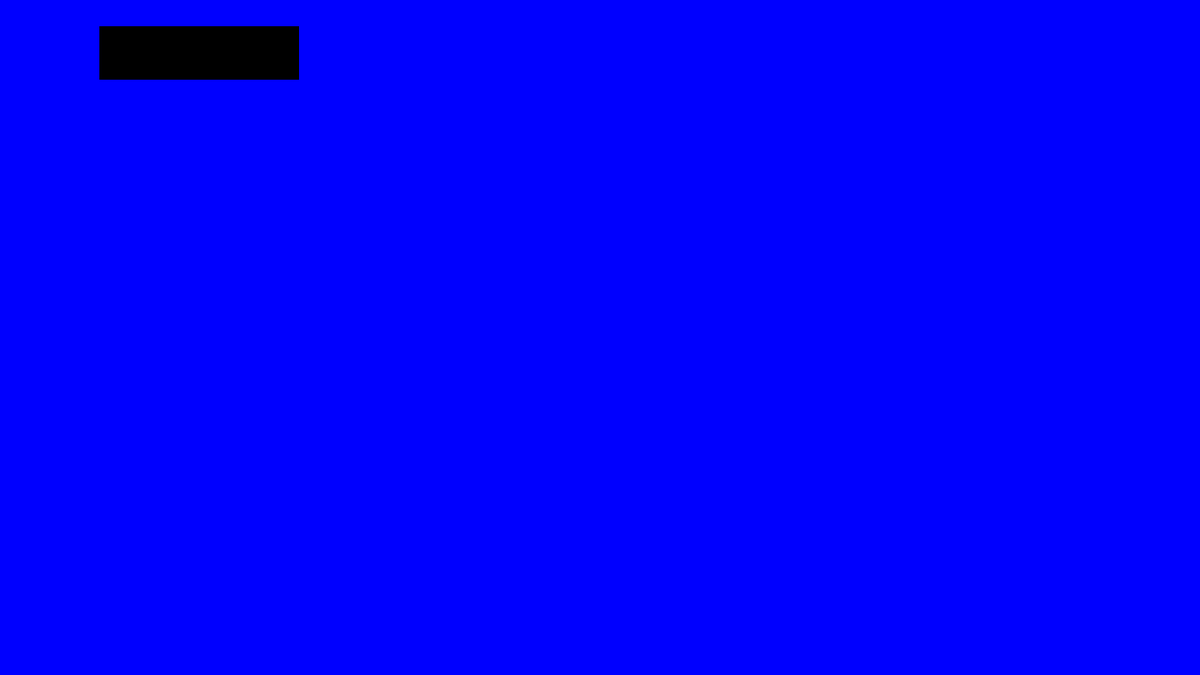
Frame 1 (no input)
Frame 60 (the mouse pressed at the canvas centre just before this capture): identical to frame 1, image omitted
Frame 120 (the mouse held since frame 60 and released just before this capture): identical to frame 1, image omitted

The Processing sketch that drew this single still picture (run headless with seeded random() and noise(); from frame 60 on, the mouse is pressed at the canvas centre):

// Processing sketch: gui
// ── gui.pde
void setup(){
  //fullScreen();
  size(1280,720 );  //width height
  background(0,0,255);
}

void draw(){
  fill(0,0,0);
 rect(width-(width-width/12),height - (height-height/25),width - (width-2*(width/12)) ,height - (height-2*(height/25))); 
 
 if ((mouseX > (width -(width-width/12))) && mouseX < (width - (width-3*(width/12))) && (mouseY > (height-(height - height/25))) && mouseY < height-(height-3*(height/25))){
   fill(255,0,0);
 rect(width-(width-width/12),height - (height-height/25),width - (width-2*(width/12)) ,height - (height-2*(height/25))); 
 }
}
//
// && (mouseY > height - 810) && mouseY < height -270
